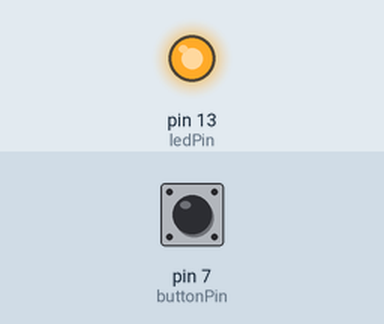
Simulated run of this sketch. Board: Arduino Uno, built with avr-gcc and run on an emulated ATmega328P. On the bench: output pins drawn as LEDs (lit = HIGH). The inputs (shaded band) are chosen by the test bench; at power-on: pin 7 (buttonPin) HIGH.

Above: at 1.2 s.
1.3 s: pin 7 (buttonPin) pulled LOW for 0.15 s
At 1.37 s:
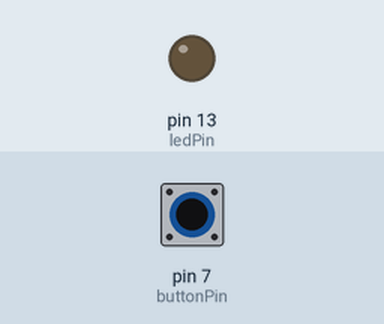
2.9 s: pin 7 (buttonPin) pulled LOW for 3.2 s
At 7.4 s:
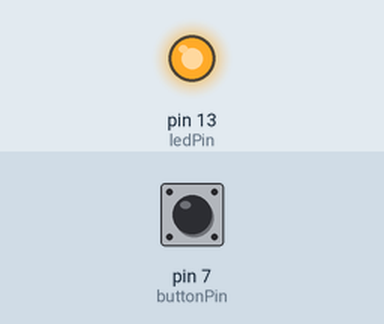
Timing chart, 0 to 8.9 s (numbered marks = the images above; inputs shaded):
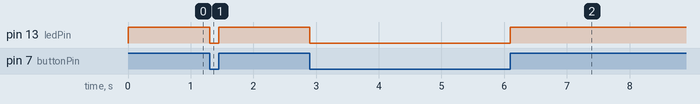

The sketch:

shaheen.ino
```cpp
int ledPin=13;
int buttonPin=7;
void setup()
{
pinMode(ledPin, OUTPUT);
 pinMode(buttonPin, INPUT);
 digitalWrite(buttonPin,HIGH);
}
void loop()
{
  int value=digitalRead(buttonPin);
  digitalWrite(ledPin, value);
}
```

Measured:
- after the input at 1.3 s, pin 13 (ledPin): HIGH → LOW at once, → HIGH 0.15 s later
- after the input at 2.9 s, pin 13 (ledPin): HIGH → LOW at once, → HIGH 3.2 s later
